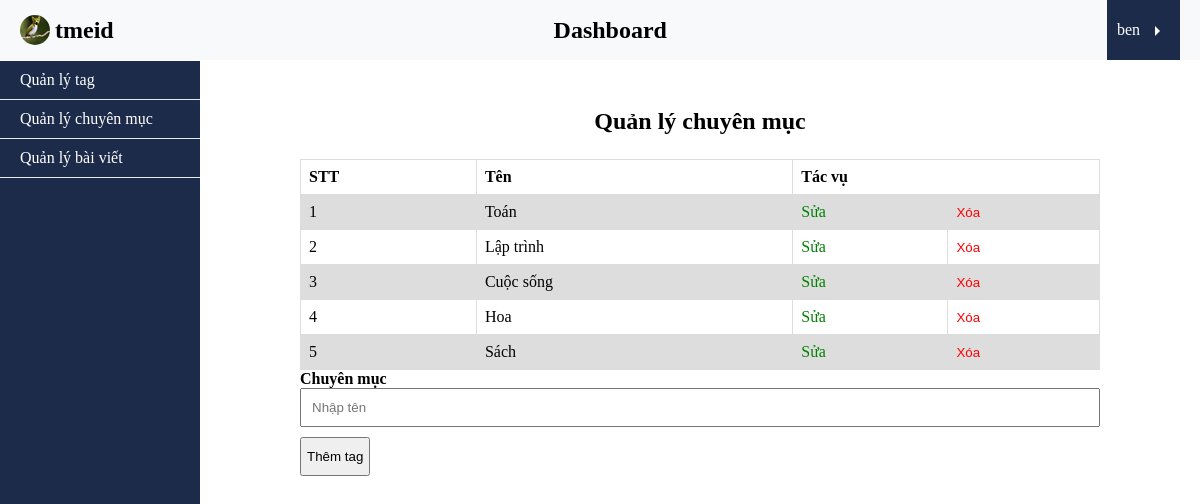
The app's page /dashboard/categories/index.php (signed in) with its own data.
### tables this page shows
CREATE TABLE `category` (
  `id` int(11) NOT NULL,
  `name` varchar(100) NOT NULL,
  `created_at` timestamp NOT NULL DEFAULT current_timestamp()
);

### app/database/db.php (called while the page is built, shortened)
<?php
include 'connect.php';
function selectAll($table, $condition = [], $limit = 0, $except = 0){
    global $connect;
    $sql = "SELECT * FROM $table";
    if(empty($condition)){
        $stm = $connect->prepare($sql);
        $stm->execute();
        $records = $stm->get_result()->fetch_all(MYSQLI_ASSOC);
    }
    return $records;
}

### app/controllers/categories.php (called while the page is built, shortened)
<?php
    require_once ROOT_PATH .'/app/database/db.php';
    $categories = selectAll(CATEGORY_TABLE);

### dashboard/categories/index.php (the view, shortened to what this page needs)
<?php
    require ROOT_PATH . '/app/controllers/categories.php';
?>
<!DOCTYPE html>
<html lang="vi">
<head>
    <link rel="stylesheet" href="../../assets/css/style.css">
</head>
<body>
    <header>
        <nav class="dashboard-nav">
            <h1><a href="../../index.html"><img src="../../assets/imgs/tmeid-logo.jpg" alt="tmeid-logo">tmeid</a></h1>
            <h2>Dashboard</h2>
            <div class="admin">
                <span><?php echo $_SESSION['username']  ?></span>
            </div>
        </nav>
    </header>
    <main>
        <div class="dashboard">
            <?php include '../../app/blade/nav_dashboard.php' ?>
            <section class="dashboard-data">
                <div>
                    <h4 class="title-manage">Quản lý chuyên mục</h4>
                    <table class="tags">
                        <tr>
                            <th>STT</th>
                            <th>Tên</th>
                            <th colspan="2">Tác vụ</th>
                        </tr>
                        <?php foreach ($categories as $i => $category) : ?>
                            <tr>
                                <td><?php echo $i + 1 ?></td>
                                <td class="input-tag">
                                    <?php echo $category[CATEGORY_NAME_PROPERTY] ?>
                                </td>
                                <td class="edit"><a href="#">Sửa</a></td>
                                <td class="delete">
                                    <form action="index.php" method="POST">
                                        <input type="submit" value="Xóa" name="delete-btn" class="delete-btn">
                                    </form>
                                </td>
                            </tr>
                        <?php endforeach ?>
                    </table>
                </div>
                <form action="index.php" method="POST" class="form-tag">
                    <label for="categoryName">Chuyên mục</label>
                    <input type="text" id="categoryName" placeholder="Nhập tên" name="name" required>
                    <input type="submit" value="Thêm tag" class="btn" name="btn-submit">
                </form>
            </section>
        </div>
    </main>
</body>
</html>

### assets/css/style.css (style rules this page uses)
* { margin: 0; padding: 0; box-sizing: border-box; }
a { text-decoration: none; color: #000000; }
button, input[type="submit"] { cursor: pointer; }
label { font-weight: bold!important; }
header { background-color: #f8f9fa; }
header nav { display: flex; justify-content: space-between; align-items: center; height: 60px; }
header h1 a { display: flex; align-items: center; }
header img { display: inline-block; border-radius: 50%; margin-right: 5px; }
main { padding: 3rem 0; }
.dashboard-nav { padding: 0 20px; }
.admin { position: relative; height: 100%; }
.admin span:first-child { height: 100%; display: block; line-height: 60px; position: relative; cursor: pointer; padding-right: 40px; padding-left: 10px; background-color: #1d2b4b; color: #fff; }
.admin span:first-child::after { content: ""; display: block; position: absolute; border-width: 5px; border-color: transparent; border-style: solid; border-left-color: #fff; top: 26px; right: 15px; transition: 0.2s; }
.dashboard-data { padding-left: 200px; max-width: 1000px; margin: 0 auto; }
.title-manage { font-size: 150%; text-align: center; margin-bottom: 1.5rem; }
.edit a { color: #008000; }
table { border-collapse: collapse; width: 100%; }
td, th { border: 1px solid #dddddd; text-align: left; padding: 8px; }
tr:nth-child(even) { background-color: #dddddd; }
.form-tag input:first-of-type { display: block; padding: 10px; width: 100%; }
.btn { display: block; padding: 10px 5px; margin-top: 10px; cursor: pointer; }
.delete-btn { border: 0; background: 0; color: #ff0000; }

### records on screen
category: name "Toán"
category: name "Lập trình"
category: name "Cuộc sống"
category: name "Hoa"
category: name "Sách"

### other values on screen
$_SESSION['username'] "ben"
